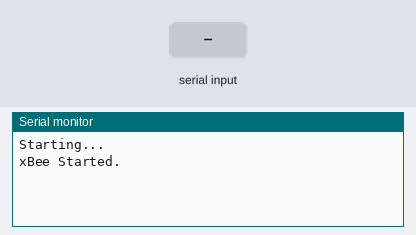
Bench run of a sketch on a simulated Arduino Uno, built with avr-gcc and run on an emulated ATmega328P. Parts: the last lines printed to the serial monitor. The test bench sets the inputs (shaded band).

Above: at 1.2 s.
1.3 s: "1" received over the second serial link
At 1.7 s:
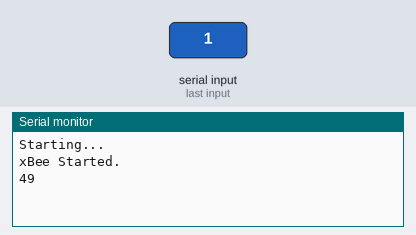
2.8 s: "0" received over the second serial link
At 4.0 s:
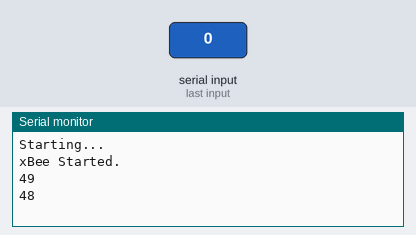
4.3 s: "2" received over the second serial link
At 5.1 s:
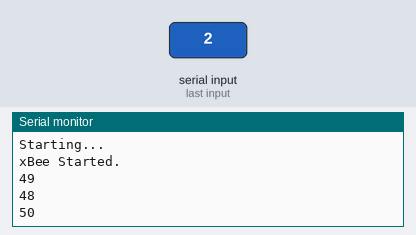

Measured:
- after the input at 1.3 s, the serial monitor: prints a new line at once (image 1)
- after the input at 2.8 s, the serial monitor: prints a new line at once (image 2)
- after the input at 4.3 s, the serial monitor: prints a new line at once (image 3)

The sketch:

xBee_Basic_Receive.ino
```cpp
#include <SoftwareSerial.h>

SoftwareSerial xBee(8, 9); // RX, TX out (8,9)

void setup()
{
  // Open serial communications and wait for port to open:
  Serial.begin(115200);

  while (!Serial) {
    ; // wait for serial port to connect.
  }


  Serial.println("Starting...");

  // set the data rate for the SoftwareSerial port
  xBee.begin(9600);
  Serial.println("xBee Started.");
}

void loop() // run over and over
{
  if (xBee.available())
    Serial.println(xBee.read());
}
```
